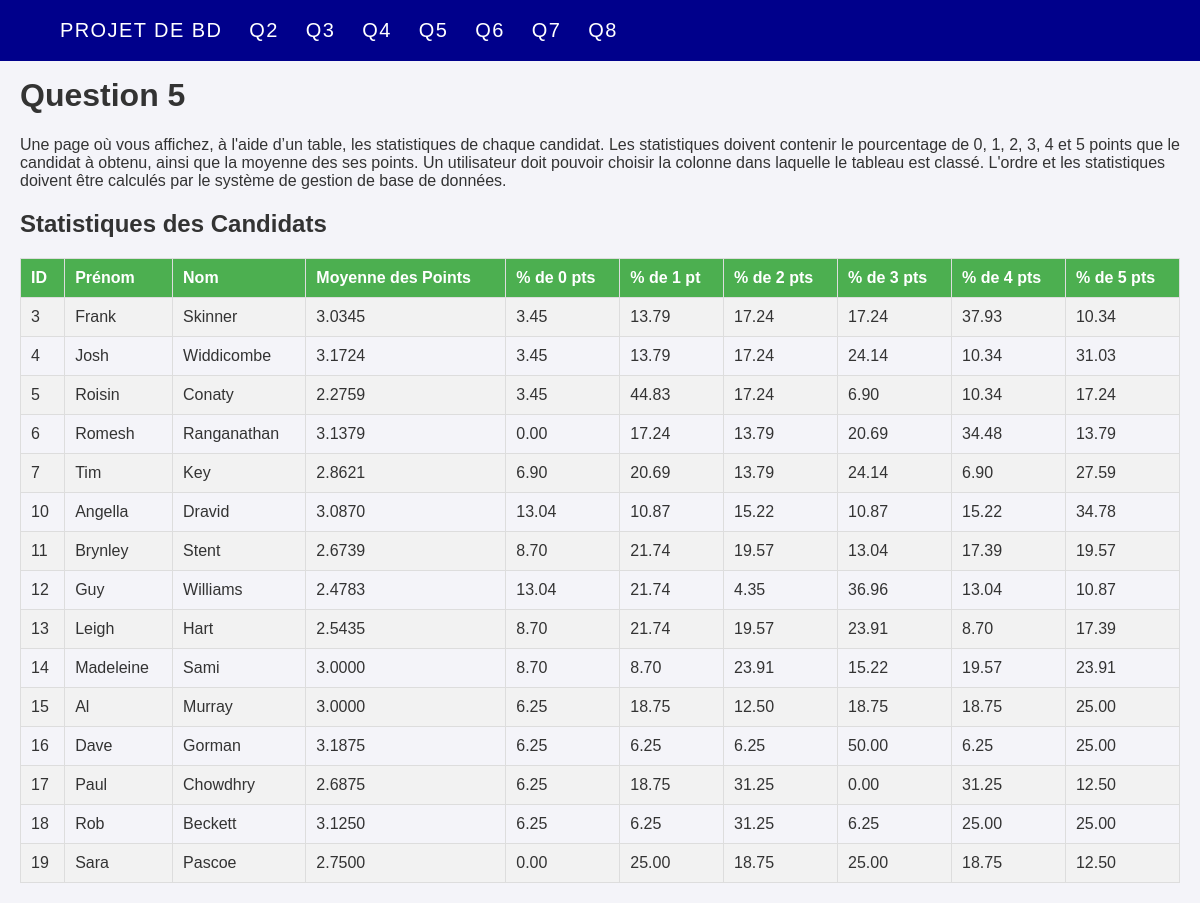
/www/public/Question5.php, run on the app's committed database.
### tables this page shows
CREATE TABLE `person` (
  `ID` int(11) NOT NULL,
  `FIRSTNAME` varchar(9) NOT NULL,
  `LASTNAME` varchar(11) NOT NULL
);

### www/public/Question5.php (the view, shortened to what this page needs)
<!DOCTYPE html>
<html>
    <head>
        <?php
        include 'index.php';
        global $db ;
        ?>
    </head>
    <body>
        <h1> Question 5 </h1>
        <p> Une page où vous affichez, à l'aide d’un table, les statistiques de chaque candidat. Les statistiques doivent contenir le pourcentage de 0, 1,
2, 3, 4 et 5 points que le candidat à obtenu, ainsi que la moyenne des ses points. Un utilisateur doit pouvoir choisir la colonne dans laquelle
le tableau est classé. L'ordre et les statistiques doivent être calculés par le système de gestion de base de données.</p>
        <section>
            <?php
function fetchCandidateStats($db, $order = 'ID', $asc = 'ASC') {
    $validOrders = ['ID', 'FIRSTNAME', 'LASTNAME', 'average_points', 'percent_0', 'percent_1', 'percent_2', 'percent_3', 'percent_4', 'percent_5'];
    $order = in_array($order, $validOrders) ? $order : 'ID';
    $asc = $asc === 'ASC' ? 'ASC' : 'DESC';
    $sql = "SELECT
                p.ID,
                p.FIRSTNAME,
                p.LASTNAME,
                AVG(pts.POINTS) AS average_points,
                ROUND(SUM(CASE WHEN pts.POINTS = 0 THEN 1 ELSE 0 END) / COUNT(pts.POINTS) * 100, 2) AS percent_0,
                ROUND(SUM(CASE WHEN pts.POINTS = 1 THEN 1 ELSE 0 END) / COUNT(pts.POINTS) * 100, 2) AS percent_1,
                ROUND(SUM(CASE WHEN pts.POINTS = 2 THEN 1 ELSE 0 END) / COUNT(pts.POINTS) * 100, 2) AS percent_2,
                ROUND(SUM(CASE WHEN pts.POINTS = 3 THEN 1 ELSE 0 END) / COUNT(pts.POINTS) * 100, 2) AS percent_3,
                ROUND(SUM(CASE WHEN pts.POINTS = 4 THEN 1 ELSE 0 END) / COUNT(pts.POINTS) * 100, 2) AS percent_4,
                ROUND(SUM(CASE WHEN pts.POINTS = 5 THEN 1 ELSE 0 END) / COUNT(pts.POINTS) * 100, 2) AS percent_5
            FROM person p
            JOIN points pts ON p.ID = pts.CANDIDATE_ID
            GROUP BY p.ID
            ORDER BY $order $asc";
    $stmt = $db->prepare($sql);
    $stmt->execute();
    return $stmt->fetchAll(PDO::FETCH_ASSOC);
}
$order = $_GET['order'] ?? 'ID';
$asc = $_GET['asc'] ?? 'ASC';
$candidates = fetchCandidateStats($db, $order, $asc);
?>
<!DOCTYPE html>
<html lang="fr">
<head>
</head>
<body>
    <h1>Statistiques des Candidats</h1>
    <table>
        <tr>
            <?php
            $headers = ['ID' => 'ID', 'FIRSTNAME' => 'Prénom', 'LASTNAME' => 'Nom', 'average_points' => 'Moyenne des Points', 'percent_0' => '% de 0 pts', 'percent_1' => '% de 1 pt', 'percent_2' => '% de 2 pts', 'percent_3' => '% de 3 pts', 'percent_4' => '% de 4 pts', 'percent_5' => '% de 5 pts'];
            foreach ($headers as $key => $value) {
                $newAsc = ($order == $key && $asc == 'ASC') ? 'DESC' : 'ASC';
                echo "<th><a href='?order=$key&asc=$newAsc'>$value</a></th>";
            }
            ?>
        </tr>
        <?php foreach ($candidates as $candidate): ?>
        <tr>
            <?php
            foreach ($headers as $key => $value) {
                echo "<td>{$candidate[$key]}</td>";
            }
            ?>
        </tr>
        <?php endforeach; ?>
    </table>
</body>
</html>

### www/public/index.php (shortened to what this page needs)
<?php
    try {
        var_dump("Connect ok") ;
    } catch (PDOException $e) {
        var_dump($e);
    }
?>
<!DOCTYPE html>
<html>
    <head>
    </head>
    <body>
        <header class='head'>
        <nav class='menu'>
            <ul>
                <li class ="bouton">
                    <a href="Projet.php">PROJET DE BD</a>
                </li>
                <li class ="bouton">
                    <a href="Question2.php">Q2</a>
                </li>
                <li class ="bouton">
                    <a href="Question3.php">Q3</a>
                </li>
                <li class ="bouton">
                    <a href="Question4.php">Q4</a>
                </li>
                <li class ="bouton">
                    <a href="Question5.php">Q5</a>
                </li>
                <li class ="bouton">
                    <a href="Question6.php">Q6</a>
                </li>
                <li class ="bouton">
                    <a href="Question7.php">Q7</a>
                </li>
                <li class ="bouton">
                    <a href="Question8.php">Q8</a>
                </li>
            </ul>
        </nav>
        </header>
    </body><br><br>
</html>

### www/public/index.php (style rules this page uses)
.head { background-color: darkblue; position: fixed; top: 0; left: 0; width: 100%; z-index: 999; font-size: 20px; letter-spacing: 1.42px; line-height: 1.07; }
.menu { padding: 0; margin: 0; }
.menu ul { list-style-type: none; color: #ffffff; }
.menu ul li { display: inline; margin-left: 20px; }
.menu ul li a { text-decoration: none; color: #ffffff; }

### www/public/Question5.php (style rules this page uses)
body { font-family: Arial, sans-serif; margin: 20px; background-color: #f4f4f9; color: #333; }
table { width: 100%; border-collapse: collapse; margin-top: 20px; }
th, td { padding: 10px; border: 1px solid #ddd; text-align: left; }
th { background-color: #4CAF50; color: white; cursor: pointer; }
tr:nth-child(even) { background-color: #f2f2f2; }
a { color: white; text-decoration: none; }

### data on the page
person: ID "3", FIRSTNAME "Frank", LASTNAME "Skinner", key "3.0345", key "3.45", key "13.79", key "17.24", key "37.93", key "10.34"
person: ID "4", FIRSTNAME "Josh", LASTNAME "Widdicombe", key "3.1724", key "3.45", key "13.79", key "17.24", key "24.14", key "10.34", key "31.03"
person: ID "5", FIRSTNAME "Roisin", LASTNAME "Conaty", key "2.2759", key "3.45", key "44.83", key "17.24", key "6.90", key "10.34"
person: ID "6", FIRSTNAME "Romesh", LASTNAME "Ranganathan", key "3.1379", key "0.00", key "17.24", key "13.79", key "20.69", key "34.48"
person: ID "7", FIRSTNAME "Tim", LASTNAME "Key", key "2.8621", key "6.90", key "20.69", key "13.79", key "24.14", key "27.59"
person: ID "10", FIRSTNAME "Angella", LASTNAME "Dravid", key "3.0870", key "13.04", key "10.87", key "15.22", key "34.78"
person: ID "11", FIRSTNAME "Brynley", LASTNAME "Stent", key "2.6739", key "8.70", key "21.74", key "19.57", key "13.04", key "17.39"
person: ID "12", FIRSTNAME "Guy", LASTNAME "Williams", key "2.4783", key "13.04", key "21.74", key "4.35", key "36.96", key "10.87"
person: ID "13", FIRSTNAME "Leigh", LASTNAME "Hart", key "2.5435", key "8.70", key "21.74", key "19.57", key "23.91", key "17.39"
person: ID "14", FIRSTNAME "Madeleine", LASTNAME "Sami", key "3.0000", key "8.70", key "23.91", key "15.22", key "19.57"
person: ID "15", FIRSTNAME "Al", LASTNAME "Murray", key "3.0000", key "6.25", key "18.75", key "12.50", key "25.00"
person: ID "16", FIRSTNAME "Dave", LASTNAME "Gorman", key "3.1875", key "6.25", key "50.00", key "25.00"
person: ID "17", FIRSTNAME "Paul", LASTNAME "Chowdhry", key "2.6875", key "6.25", key "18.75", key "31.25", key "0.00", key "12.50"
person: ID "18", FIRSTNAME "Rob", LASTNAME "Beckett", key "3.1250", key "6.25", key "31.25", key "25.00"
person: ID "19", FIRSTNAME "Sara", LASTNAME "Pascoe", key "2.7500", key "0.00", key "25.00", key "18.75", key "12.50"

### other printed values
$value "ID"
$value "Prénom"
$value "Nom"
$value "Moyenne des Points"
$value "% de 0 pts"
$value "% de 1 pt"
$value "% de 2 pts"
$value "% de 3 pts"
$value "% de 4 pts"
$value "% de 5 pts"
